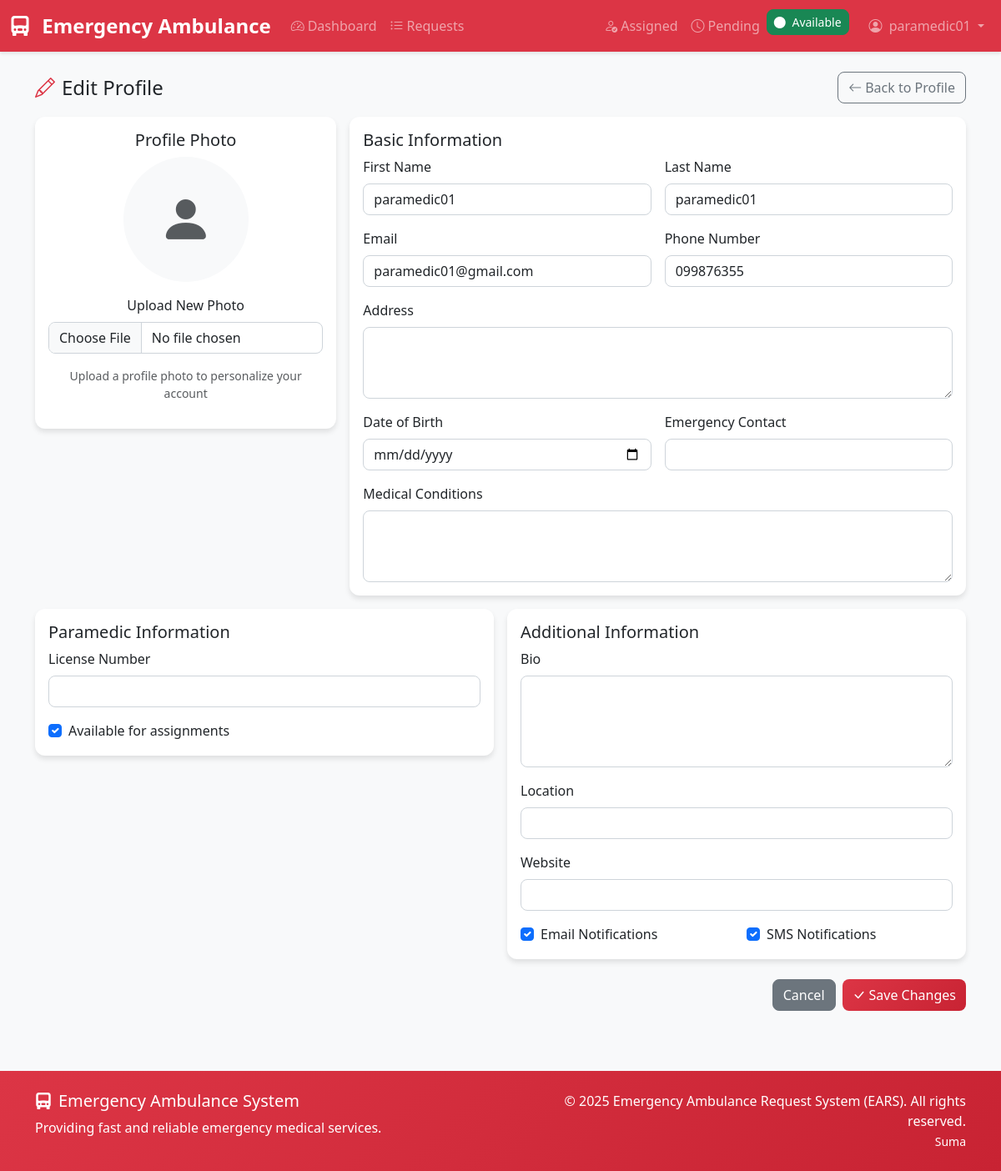
Page /accounts/profile/edit/ (signed in) on the committed database.
### accounts/models.py (models this page shows, shortened)
class User(AbstractUser):
    ROLE_CHOICES = (
        ('patient', 'Patient'),
        ('paramedic', 'Paramedic'),
        ('admin', 'Admin'),
    )
    role = models.CharField(max_length=20, choices=ROLE_CHOICES, default='patient')
    phone_number = models.CharField(max_length=15, blank=True, null=True)
    address = models.TextField(blank=True, null=True)
    date_of_birth = models.DateField(blank=True, null=True)
    emergency_contact = models.CharField(max_length=15, blank=True, null=True)
    medical_conditions = models.TextField(blank=True, null=True, help_text="Any medical conditions or allergies")
    license_number = models.CharField(max_length=50, blank=True, null=True, help_text="For paramedics only")
    is_available = models.BooleanField(default=True, help_text="For paramedics - availability status")
    profile_image = models.ImageField(upload_to='profiles/', blank=True, null=True)
    created_at = models.DateTimeField(auto_now_add=True)
    updated_at = models.DateTimeField(auto_now=True)
    def is_paramedic(self):
        return self.role == 'paramedic'
    class Meta:
        db_table = 'accounts_user'

class UserProfile(models.Model):
    user = models.OneToOneField(User, on_delete=models.CASCADE, related_name='profile')
    bio = models.TextField(blank=True, null=True)
    location = models.CharField(max_length=100, blank=True, null=True)
    website = models.URLField(blank=True, null=True)
    email_notifications = models.BooleanField(default=True)
    sms_notifications = models.BooleanField(default=True)
    created_at = models.DateTimeField(auto_now_add=True)
    updated_at = models.DateTimeField(auto_now=True)
    class Meta:
        db_table = 'accounts_userprofile'

### accounts/views.py (the view)
# urls.py: path('profile/edit/', views.edit_profile_view, name='edit_profile'),
@login_required
def edit_profile_view(request):
    try:
        profile = request.user.profile
    except UserProfile.DoesNotExist:
        profile = UserProfile.objects.create(user=request.user)
    if request.method == 'POST':
        user_form = UserProfileForm(request.POST, request.FILES, instance=request.user)
        profile_form = ExtendedProfileForm(request.POST, instance=profile)
        paramedic_form = None
        if request.user.is_paramedic():
            paramedic_form = ParamedicProfileForm(request.POST, instance=request.user)
        forms_valid = user_form.is_valid() and profile_form.is_valid()
        if paramedic_form:
            forms_valid = forms_valid and paramedic_form.is_valid()
        if forms_valid:
            user_form.save()
            profile_form.save()
            if paramedic_form:
                paramedic_form.save()
            messages.success(request, 'Your profile has been updated successfully!')
            return redirect('accounts:profile')
    else:
        user_form = UserProfileForm(instance=request.user)
        profile_form = ExtendedProfileForm(instance=profile)
        paramedic_form = ParamedicProfileForm(instance=request.user) if request.user.is_paramedic() else None
    context = {
        'user_form': user_form,
        'profile_form': profile_form,
        'paramedic_form': paramedic_form,
    }
    return render(request, 'accounts/edit_profile.html', context)

### templates/accounts/edit_profile.html (shortened to what this page needs)
{% extends 'base.html' %}
{% block content %}
<div class="container py-4">
    <div class="d-flex justify-content-between align-items-center mb-3">
        <h1 class="h4 mb-0"><i class="bi bi-pencil text-danger me-2"></i>Edit Profile</h1>
        <a href="{% url 'accounts:profile' %}" class="btn btn-outline-secondary">
            <i class="bi bi-arrow-left me-1"></i>Back to Profile
        </a>
    </div>
    <form method="post" enctype="multipart/form-data">
        <div class="row g-3">
            <div class="col-lg-4">
                <div class="card">
                    <div class="card-body text-center">
                        <h5 class="card-title">Profile Photo</h5>
                        <div class="mb-3">
                            {% if user.profile_image %}
                                <img src="{{ user.profile_image.url }}" alt="Current Profile Photo"
                                     class="rounded-circle" style="width: 150px; height: 150px; object-fit: cover;">
                            {% else %}
                                <div class="bg-light rounded-circle d-flex align-items-center justify-content-center"
                                     style="width: 150px; height: 150px; margin: 0 auto;">
                                    <i class="bi bi-person-fill text-muted" style="font-size: 4rem;"></i>
                                </div>
                            {% endif %}
                        </div>
                        <div class="mb-3">
                            <label for="{{ user_form.profile_image.id_for_label }}" class="form-label">Upload New Photo</label>
                            {{ user_form.profile_image }}
                        </div>
                        <p class="text-muted small">Upload a profile photo to personalize your account</p>
                    </div>
                </div>
            </div>
            <div class="col-lg-8">
                <div class="card">
                    <div class="card-body">
                        <h5 class="card-title">Basic Information</h5>
                        <div class="row g-3">
                            <div class="col-md-6">
                                <label for="{{ user_form.first_name.id_for_label }}" class="form-label">First Name</label>
                                {{ user_form.first_name }}
                            </div>
                            <div class="col-md-6">
                                <label for="{{ user_form.last_name.id_for_label }}" class="form-label">Last Name</label>
                                {{ user_form.last_name }}
                            </div>
                            <div class="col-md-6">
                                <label for="{{ user_form.email.id_for_label }}" class="form-label">Email</label>
                                {{ user_form.email }}
                            </div>
                            <div class="col-md-6">
                                <label for="{{ user_form.phone_number.id_for_label }}" class="form-label">Phone Number</label>
                                {{ user_form.phone_number }}
                            </div>
                            <div class="col-12">
                                <label for="{{ user_form.address.id_for_label }}" class="form-label">Address</label>
                                {{ user_form.address }}
                            </div>
                            <div class="col-md-6">
                                <label for="{{ user_form.date_of_birth.id_for_label }}" class="form-label">Date of Birth</label>
                                {{ user_form.date_of_birth }}
                            </div>
                            <div class="col-md-6">
                                <label for="{{ user_form.emergency_contact.id_for_label }}" class="form-label">Emergency Contact</label>
                                {{ user_form.emergency_contact }}
                            </div>
                            <div class="col-12">
                                <label for="{{ user_form.medical_conditions.id_for_label }}" class="form-label">Medical Conditions</label>
                                {{ user_form.medical_conditions }}
                            </div>
                        </div>
                    </div>
                </div>
            </div>
            {% if paramedic_form %}
            <div class="col-lg-6">
                <div class="card">
                    <div class="card-body">
                        <h5 class="card-title">Paramedic Information</h5>
                        <div class="mb-3">
                            <label for="{{ paramedic_form.license_number.id_for_label }}" class="form-label">License Number</label>
                            {{ paramedic_form.license_number }}
                        </div>
                        <div class="form-check">
                            {{ paramedic_form.is_available }}
                            <label class="form-check-label" for="{{ paramedic_form.is_available.id_for_label }}">
                                Available for assignments
                            </label>
                        </div>
                    </div>
                </div>
            </div>
            {% endif %}
            <div class="col-lg-{% if paramedic_form %}6{% else %}12{% endif %}">
                <div class="card">
                    <div class="card-body">
                        <h5 class="card-title">Additional Information</h5>
                        <div class="mb-3">
                            <label for="{{ profile_form.bio.id_for_label }}" class="form-label">Bio</label>
                            {{ profile_form.bio }}
                        </div>
                        <div class="mb-3">
                            <label for="{{ profile_form.location.id_for_label }}" class="form-label">Location</label>
                            {{ profile_form.location }}
                        </div>
                        <div class="mb-3">
                            <label for="{{ profile_form.website.id_for_label }}" class="form-label">Website</label>
                            {{ profile_form.website }}
                        </div>
                        <div class="row">
                            <div class="col-6">
                                <div class="form-check">
                                    {{ profile_form.email_notifications }}
                                    <label class="form-check-label" for="{{ profile_form.email_notifications.id_for_label }}">
                                        Email Notifications
                                    </label>
                                </div>
                            </div>
                            <div class="col-6">
                                <div class="form-check">
                                    {{ profile_form.sms_notifications }}
                                    <label class="form-check-label" for="{{ profile_form.sms_notifications.id_for_label }}">
                                        SMS Notifications
                                    </label>
                                </div>
                            </div>
                        </div>
                    </div>
                </div>
            </div>
        </div>
        <div class="d-flex justify-content-end mt-4">
            <a href="{% url 'accounts:profile' %}" class="btn btn-secondary me-2">Cancel</a>
            <button type="submit" class="btn btn-primary">
                <i class="bi bi-check-lg me-1"></i>Save Changes
            </button>
        </div>
    </form>
</div>
{% endblock %}

### templates/base.html (shortened to what this page needs)
<!DOCTYPE html>
<html lang="en">
<head>
    <link href="https://cdn.jsdelivr.net/npm/bootstrap@5.3.2/dist/css/bootstrap.min.css" rel="stylesheet">
    <link href="https://cdn.jsdelivr.net/npm/bootstrap-icons@1.11.1/font/bootstrap-icons.css" rel="stylesheet">
</head>
<body class="d-flex flex-column min-vh-100">
    <nav class="navbar navbar-expand-lg navbar-dark bg-danger">
        <div class="container-fluid">
            <a class="navbar-brand" href="{% url 'accounts:dashboard_redirect' %}">
                <i class="bi bi-truck-front-fill me-2"></i>
                Emergency Ambulance
            </a>
            <div class="collapse navbar-collapse" id="navbarNav">
                {% if user.is_authenticated %}
                    <ul class="navbar-nav me-auto">
                        <li class="nav-item">
                            <a class="nav-link" href="{% url 'accounts:dashboard_redirect' %}">
                                <i class="bi bi-speedometer2 me-1"></i>Dashboard
                            </a>
                        </li>
                        <li class="nav-item">
                            <a class="nav-link" href="{% url 'ambulance:request_list' %}">
                                <i class="bi bi-list-ul me-1"></i>Requests
                            </a>
                        </li>
                    </ul>
                    <ul class="navbar-nav">
                        {% if user.is_authenticated and user.role == 'paramedic' %}
                            <li class="nav-item">
                                <a class="nav-link" href="{% url 'ambulance:paramedic_assigned' %}">
                                    <i class="bi bi-person-check me-1"></i>Assigned
                                </a>
                            </li>
                            <li class="nav-item">
                                <a class="nav-link" href="{% url 'ambulance:paramedic_pending' %}">
                                    <i class="bi bi-clock me-1"></i>Pending
                                </a>
                            </li>
                            <li class="nav-item me-3">
                                <button class="btn btn-sm btn-outline-light" id="availability-toggle">
                                    <i class="bi bi-circle-fill me-1" id="availability-icon"></i>
                                    <span id="availability-text">{{ user.is_available|yesno:"Available,Unavailable" }}</span>
                                </button>
                            </li>
                        {% endif %}
                        <li class="nav-item dropdown">
                            <a class="nav-link dropdown-toggle" href="#" role="button" data-bs-toggle="dropdown">
                                <i class="bi bi-person-circle me-1"></i>
                                {{ user.first_name|default:user.username }}
                            </a>
                        </li>
                    </ul>
                {% endif %}
            </div>
        </div>
    </nav>
    <main class="flex-grow-1">
        {% block content %}{% endblock %}
    </main>
    <footer class="footer py-4 mt-5">
        <div class="container">
            <div class="row">
                <div class="col-md-6">
                    <h5><i class="bi bi-truck-front-fill me-2"></i>Emergency Ambulance System</h5>
                    <p class="mb-0">Providing fast and reliable emergency medical services.</p>
                </div>
                <div class="col-md-6 text-md-end">
                    <p class="mb-0">&copy; 2025 Emergency Ambulance Request System (EARS). All rights reserved.</p>
                    <small class="mb-0">Suma</small>
                </div>
            </div>
        </div>
    </footer>
</body>
</html>

### rows in the picture
User: is_available "Available", first_name "paramedic01", last_name "paramedic01", email "paramedic01@gmail.com", phone_number "099876355", is_available "☑"
UserProfile: email_notifications "☑", sms_notifications "☑"
